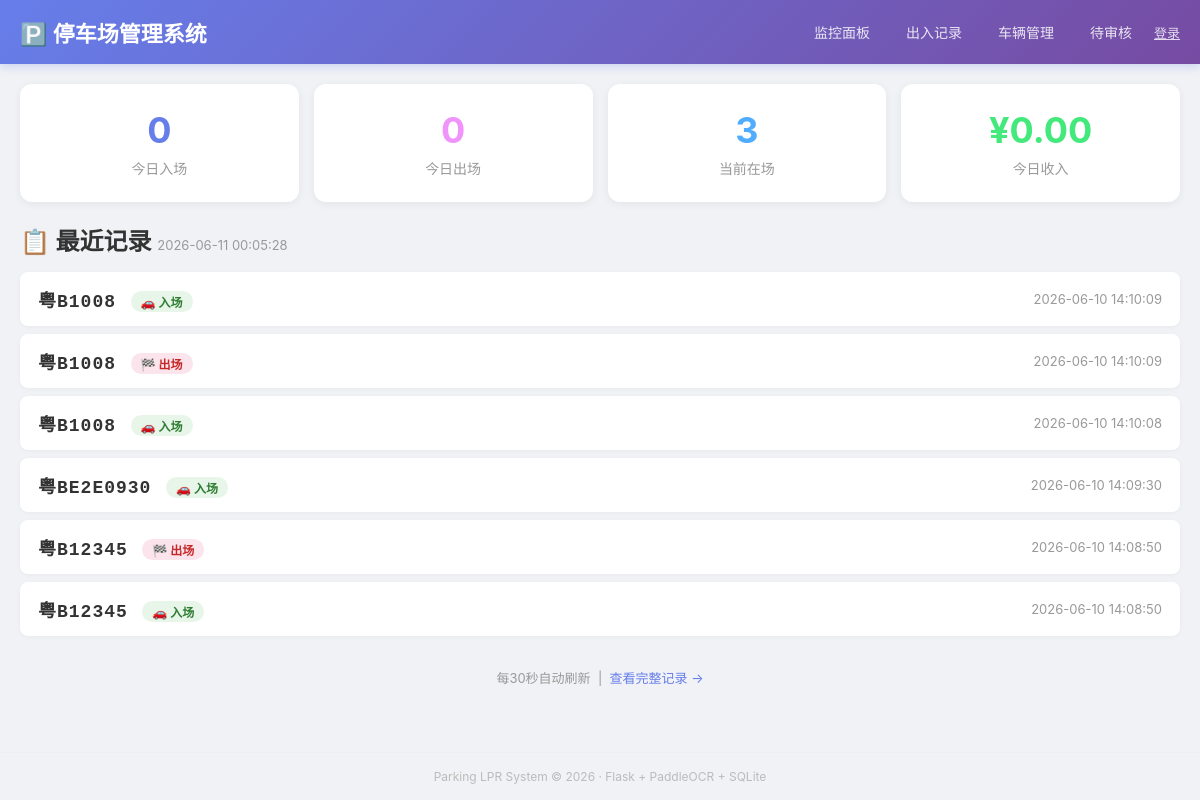
The page / on the database its author committed.
### tables this page shows
CREATE TABLE records (
            id INTEGER PRIMARY KEY AUTOINCREMENT,
            plate_number TEXT NOT NULL,
            event_type TEXT NOT NULL,
            image_path TEXT,
            confidence REAL DEFAULT 0,
            need_review INTEGER DEFAULT 0,
            location TEXT DEFAULT 'main_gate',
            parking_duration INTEGER DEFAULT 0,
            fee REAL DEFAULT 0,
            created_at TIMESTAMP DEFAULT CURRENT_TIMESTAMP,
            FOREIGN KEY (plate_number) REFERENCES vehicles(plate_number)
        );

### backend/routes/web.py (the view)
@web.route("/")
def index():
    conn = get_conn()
    cursor = conn.cursor()
    today = datetime.now().strftime("%Y-%m-%d")
    cursor.execute(
        "SELECT COUNT(*) FROM records WHERE DATE(created_at) = ? AND event_type = 'enter'",
        (today,),
    )
    today_in = cursor.fetchone()[0]
    cursor.execute(
        "SELECT COUNT(*) FROM records WHERE DATE(created_at) = ? AND event_type = 'exit'",
        (today,),
    )
    today_out = cursor.fetchone()[0]
    cursor.execute(
        """SELECT COUNT(DISTINCT plate_number) FROM records r1
           WHERE event_type = 'enter'
           AND NOT EXISTS (
               SELECT 1 FROM records r2
               WHERE r2.plate_number = r1.plate_number
               AND r2.event_type = 'exit'
               AND r2.created_at > r1.created_at
               AND DATE(r2.created_at) = ?
           )""",
        (today,),
    )
    current_parked = cursor.fetchone()[0]
    cursor.execute(
        "SELECT COALESCE(SUM(fee), 0) FROM records WHERE DATE(created_at) = ? AND fee > 0",
        (today,),
    )
    today_revenue = cursor.fetchone()[0]
    cursor.execute("SELECT * FROM records ORDER BY created_at DESC LIMIT 20")
    recent_records = [dict(row) for row in cursor.fetchall()]
    cursor.execute("SELECT COUNT(*) FROM records WHERE need_review = 1")
    pending_reviews = cursor.fetchone()[0]
    conn.close()
    return render_template(
        "index.html",
        now=datetime.now().strftime("%Y-%m-%d %H:%M:%S"),
        today_in=today_in,
        today_out=today_out,
        current_parked=current_parked,
        today_revenue=today_revenue,
        pending_reviews=pending_reviews,
        recent_records=recent_records,
    )

### backend/database.py (called while the page is built)
def get_conn() -> sqlite3.Connection:
    conn = sqlite3.connect(DB_PATH)
    conn.row_factory = sqlite3.Row
    conn.execute("PRAGMA journal_mode=WAL")
    conn.execute("PRAGMA foreign_keys=ON")
    return conn

### backend/templates/index.html (shortened to what this page needs)
{% extends "base.html" %}
{% block content %}
<div class="stats">
  <div class="stat-card">
    <div class="stat-number">{{ today_in }}</div>
    <div class="stat-label">今日入场</div>
  </div>
  <div class="stat-card">
    <div class="stat-number">{{ today_out }}</div>
    <div class="stat-label">今日出场</div>
  </div>
  <div class="stat-card">
    <div class="stat-number">{{ current_parked }}</div>
    <div class="stat-label">当前在场</div>
  </div>
  <div class="stat-card">
    <div class="stat-number">¥{{ "%.2f"|format(today_revenue) }}</div>
    <div class="stat-label">今日收入</div>
  </div>
</div>
<div class="records">
  <h2 style="margin-bottom: 15px;">📋 最近记录 <span style="font-size:13px;color:#999;font-weight:normal;">{{ now }}</span></h2>
  {% if recent_records %}
    {% for record in recent_records %}
    <div class="record-item">
      <div>
        <span class="plate">{{ record.plate_number }}</span>
        <span class="event-tag {{ record.event_type }}">
          {{ "🚗 入场" if record.event_type == "enter" else "🏁 出场" }}
        </span>
      </div>
      <div class="record-time">{{ record.created_at }}</div>
    </div>
    {% endfor %}
  {% else %}
    <div class="empty-state">暂无记录</div>
  {% endif %}
</div>
<div class="auto-refresh">
  每30秒自动刷新 &nbsp;|&nbsp;
  <a href="/records">查看完整记录 →</a>
</div>
{% endblock %}

### backend/templates/base.html (shortened to what this page needs)
<!DOCTYPE html>
<html lang="zh-CN">
<head>
<link rel="stylesheet" href="/static/css/style.css">
</head>
<body>
<header class="header">
  <div class="header-inner">
    <h1>🅿️ 停车场管理系统</h1>
    <nav class="nav">
      <a href="/" class="nav-link">监控面板</a>
      <a href="/records" class="nav-link">出入记录</a>
      <a href="/vehicles" class="nav-link">车辆管理</a>
      <a href="/review" class="nav-link">待审核</a>
      <span class="nav-right">
        <span id="login-status"></span>
      </span>
    </nav>
  </div>
</header>
<main class="main">
  {% block content %}{% endblock %}
</main>
<footer class="footer">
  <p>Parking LPR System &copy; 2026 &middot; Flask + PaddleOCR + SQLite</p>
</footer>
</body>
</html>

### backend/static/css/style.css (style rules this page uses)
* { margin: 0; padding: 0; box-sizing: border-box; }
body { font-family: -apple-system, BlinkMacSystemFont, "Segoe UI", "PingFang SC", "Hiragino Sans GB", "Microsoft YaHei", sans-serif; background: #f0f2f5; color: #333; min-height: 100vh; display: flex; flex-direction: column; }
.header { background: linear-gradient(135deg, #667eea, #764ba2); color: #fff; padding: 0; box-shadow: 0 2px 10px rgba(102, 126, 234, 0.3); }
.header-inner { max-width: 1200px; margin: 0 auto; padding: 16px 20px; display: flex; align-items: center; justify-content: space-between; flex-wrap: wrap; gap: 10px; }
.header h1 { font-size: 22px; font-weight: 700; white-space: nowrap; }
.nav { display: flex; gap: 8px; flex-wrap: wrap; align-items: center; }
.nav-link { color: rgba(255,255,255,.85); text-decoration: none; padding: 6px 14px; border-radius: 20px; font-size: 14px; transition: background .2s; }
.nav-right { margin-left: auto; font-size: 13px; opacity: .8; }
.main { flex: 1; max-width: 1200px; margin: 0 auto; width: 100%; padding: 20px; }
.stats { display: grid; grid-template-columns: repeat(4, 1fr); gap: 15px; margin-bottom: 20px; }
.stat-card { background: #fff; border-radius: 12px; padding: 24px 20px; text-align: center; box-shadow: 0 2px 8px rgba(0,0,0,.06); transition: transform .2s, box-shadow .2s; }
.stat-card:nth-child(1) .stat-number { color: #667eea; }
.stat-card:nth-child(2) .stat-number { color: #f093fb; }
.stat-card:nth-child(3) .stat-number { color: #4facfe; }
.stat-card:nth-child(4) .stat-number { color: #43e97b; }
.stat-number { font-size: 36px; font-weight: 700; }
.stat-label { color: #999; margin-top: 6px; font-size: 14px; }
.records { margin-bottom: 20px; }
.record-item { background: #fff; border-radius: 8px; padding: 14px 18px; margin-bottom: 8px; display: flex; justify-content: space-between; align-items: center; box-shadow: 0 1px 4px rgba(0,0,0,.04); transition: background .15s; }
.plate { font-size: 18px; font-weight: 700; font-family: "SF Mono", "Cascadia Code", "Consolas", monospace; letter-spacing: 1px; }
.record-time { color: #999; font-size: 13px; white-space: nowrap; }
.event-tag { display: inline-block; padding: 2px 10px; border-radius: 12px; font-size: 12px; font-weight: 600; margin-left: 10px; }
.event-tag.enter { background: #e8f5e9; color: #2e7d32; }
.event-tag.exit { background: #fce4ec; color: #c62828; }
.auto-refresh { text-align: center; padding: 12px; color: #999; font-size: 13px; }
.auto-refresh a { color: #667eea; text-decoration: none; }
.footer { text-align: center; padding: 16px; color: #bbb; font-size: 12px; border-top: 1px solid #eee; margin-top: auto; }

### rows shown on the page
records: plate_number "粤B1008", event_type "🚗 入场", created_at "2026-06-10 14:10:09"
records: plate_number "粤B1008", event_type "🏁 出场", created_at "2026-06-10 14:10:09"
records: plate_number "粤B1008", event_type "🚗 入场", created_at "2026-06-10 14:10:08"
records: plate_number "粤BE2E0930", event_type "🚗 入场", created_at "2026-06-10 14:09:30"
records: plate_number "粤B12345", event_type "🏁 出场", created_at "2026-06-10 14:08:50"
records: plate_number "粤B12345", event_type "🚗 入场", created_at "2026-06-10 14:08:50"

### other values the page prints
{{ today_in }} "0"
{{ today_out }} "0"
{{ current_parked }} "3"
{{ "%.2f"|format(today_revenue) }} "0.00"
